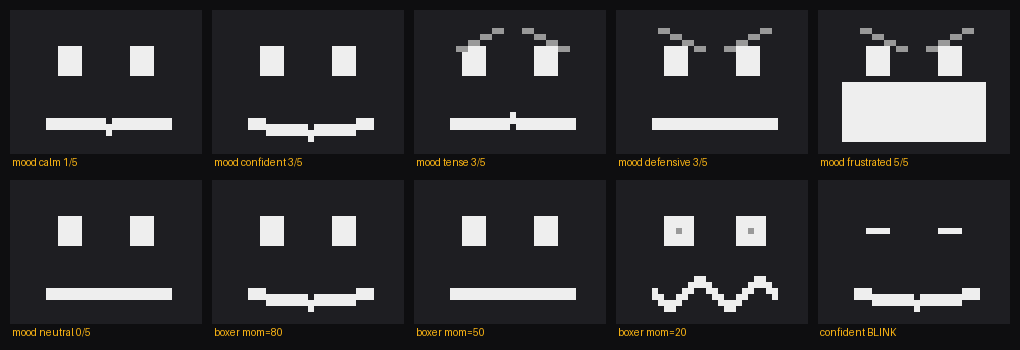

Generate this figure with Python:
#!/usr/bin/env python3
"""Offline visual check of plugin.c's parametric faces -- no hardware needed.

Ports face_render/mood_face_params/boxer_face_params from ../plugin.c
line-for-line (integer math, C toward-zero division) and renders a contact
sheet to face_preview.png next to this script. KEEP THE PORT IN SYNC when
editing the C recipes, then rerun: python tools/face_preview.py
"""
from __future__ import annotations

from pathlib import Path

from PIL import Image, ImageDraw

FACE_W, FACE_H = 32, 24
ROW_BYTES = FACE_W // 2
PIXEL_OFFSET = 64
DATA_SIZE = PIXEL_OFFSET + ROW_BYTES * FACE_H
SHADE, SHADE_DIM = 14, 9


def trunc(a: int, b: int) -> int:  # C integer division: toward zero
    q = abs(a) // abs(b)
    return q if a * b >= 0 else -q


def set_pixel(buf: bytearray, x: int, y: int, shade: int) -> None:
    if x < 0 or x >= FACE_W or y < 0 or y >= FACE_H:
        return
    index = PIXEL_OFFSET + y * ROW_BYTES + (x >> 1)
    if x & 1:
        buf[index] = (buf[index] & 0xF0) | (shade & 0x0F)
    else:
        buf[index] = (buf[index] & 0x0F) | ((shade & 0x0F) << 4)


def fill_rect(buf, x0, y0, w, h, shade):
    for y in range(y0, y0 + h):
        for x in range(x0, x0 + w):
            set_pixel(buf, x, y, shade)


def line(buf, x0, y0, x1, y1, shade):
    dx, dy = abs(x1 - x0), abs(y1 - y0)
    sx = 1 if x0 < x1 else -1
    sy = 1 if y0 < y1 else -1
    err = dx - dy
    while True:
        set_pixel(buf, x0, y0, shade)
        if x0 == x1 and y0 == y1:
            break
        twice = 2 * err
        if twice > -dy:
            err -= dy
            x0 += sx
        if twice < dx:
            err += dx
            y0 += sy


def ring(buf, cx, cy, radius, shade):
    inner, outer = (radius - 1) ** 2, (radius + 1) ** 2
    for y in range(cy - radius, cy + radius + 1):
        for x in range(cx - radius, cx + radius + 1):
            d = (x - cx) ** 2 + (y - cy) ** 2
            if inner <= d <= outer:
                set_pixel(buf, x, y, shade)


DAZED_WAVE = [0, 1, 2, 2, 1, 0, -1, -2, -2, -1, 0, 1, 2, 2, 1, 0, -1, -2, -2, -1, 0]


def face_render(buf: bytearray, p: dict) -> None:
    for i in range(PIXEL_OFFSET, DATA_SIZE):
        buf[i] = 0
    if p["dazed"]:
        ring(buf, 10, 8, 2, SHADE)
        ring(buf, 22, 8, 2, SHADE)
        set_pixel(buf, 10, 8, SHADE_DIM)
        set_pixel(buf, 22, 8, SHADE_DIM)
        for x in range(21):
            set_pixel(buf, 6 + x, 18 + DAZED_WAVE[x], SHADE)
            set_pixel(buf, 6 + x, 19 + DAZED_WAVE[x], SHADE)
        return
    eye_height = 1 + p["eye_open"] * 5 // 255
    eye_top = 8 - eye_height // 2
    fill_rect(buf, 8, eye_top, 4, eye_height, SHADE)
    fill_rect(buf, 20, eye_top, 4, eye_height, SHADE)
    if p["brow_tilt"] <= -40:
        line(buf, 7, 3, 14, 6, SHADE_DIM)
        line(buf, 25, 3, 18, 6, SHADE_DIM)
    elif p["brow_tilt"] >= 40:
        line(buf, 7, 6, 14, 3, SHADE_DIM)
        line(buf, 25, 6, 18, 3, SHADE_DIM)
    if p["mouth_open"] >= 90:
        half_w = 3 + p["mouth_open"] // 20
        half_h = 1 + p["mouth_open"] // 45
        fill_rect(buf, 16 - half_w, 17 - half_h, half_w * 2, half_h * 2, SHADE)
    else:
        amp = trunc(p["mouth_curve"] * 4, 127)
        for x in range(6, 27):
            t = x - 16
            y = 18 + trunc(amp * (100 - t * t), 100)
            set_pixel(buf, x, y, SHADE)
            set_pixel(buf, x, y + 1, SHADE)


def mood_face_params(label: int, intensity: int) -> dict:
    p = dict(mouth_curve=0, mouth_open=0, eye_open=205, brow_tilt=0, dazed=0)
    if label == 0:
        p["mouth_curve"] = 45
    elif label == 1:
        p["mouth_curve"] = 95
    elif label == 2:
        p["mouth_curve"], p["brow_tilt"], p["mouth_open"] = -40, 50, 35
    elif label == 3:
        p["mouth_curve"], p["brow_tilt"], p["mouth_open"] = -10, -45, 25
    elif label == 4:
        p["mouth_curve"], p["brow_tilt"] = -70, -95
        p["mouth_open"] = 30 + intensity * 30
    p["mouth_open"] = min(p["mouth_open"], 200)
    return p


def boxer_face_params(momentum: int) -> dict:
    p = dict(mouth_curve=trunc((momentum - 50) * 5, 4), mouth_open=0,
             eye_open=210, brow_tilt=0, dazed=0)
    if momentum >= 65:
        p["eye_open"] = 245
        p["mouth_curve"] += 30
    elif momentum <= 35:
        p["dazed"], p["eye_open"], p["mouth_curve"] = 1, 150, 0
    return p


def to_image(buf: bytearray, scale: int = 6) -> Image.Image:
    img = Image.new("RGBA", (FACE_W, FACE_H), (0, 0, 0, 0))
    px = img.load()
    for y in range(FACE_H):
        for x in range(FACE_W):
            i = PIXEL_OFFSET + y * ROW_BYTES + (x >> 1)
            shade = buf[i] & 0x0F if x & 1 else buf[i] >> 4
            if shade:
                v = shade * 17
                px[x, y] = (v, v, v, 255)
    return img.resize((FACE_W * scale, FACE_H * scale), Image.NEAREST)


MOODS = [("calm", 0, 1), ("confident", 1, 3), ("tense", 2, 3),
         ("defensive", 3, 3), ("frustrated", 4, 5), ("neutral", 5, 0)]
cells = []
for name, label, intensity in MOODS:
    buf = bytearray(DATA_SIZE)
    face_render(buf, mood_face_params(label, intensity))
    cells.append((f"mood {name} {intensity}/5", buf))
for m in (80, 50, 20):
    buf = bytearray(DATA_SIZE)
    face_render(buf, boxer_face_params(m))
    cells.append((f"boxer mom={m}", buf))
blink = mood_face_params(1, 3)
blink["eye_open"] = 0
buf = bytearray(DATA_SIZE)
face_render(buf, blink)
cells.append(("confident BLINK", buf))

CELL_W, CELL_H, PAD, LABEL_H = 32 * 6, 24 * 6, 10, 16
cols = 5
rows = (len(cells) + cols - 1) // cols
sheet = Image.new("RGB", (cols * (CELL_W + PAD) + PAD,
                          rows * (CELL_H + LABEL_H + PAD) + PAD), (14, 14, 16))
draw = ImageDraw.Draw(sheet)
for i, (label, buf) in enumerate(cells):
    cx = PAD + (i % cols) * (CELL_W + PAD)
    cy = PAD + (i // cols) * (CELL_H + LABEL_H + PAD)
    cell = Image.new("RGBA", (CELL_W, CELL_H), (30, 30, 34, 255))
    cell.alpha_composite(to_image(buf), (0, 0))
    sheet.paste(cell.convert("RGB"), (cx, cy))
    draw.text((cx + 2, cy + CELL_H + 2), label, fill=(250, 180, 19))
out = str(Path(__file__).resolve().parent / "face_preview.png")
sheet.save(out)
print("wrote", out)
